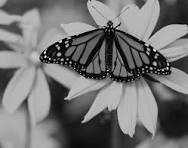
#> input picture TabdilAffin/input.jpg, 188 x 148 px
$ python TabdilAffin.py
#> lines starting #> are read from the running program, lines starting #| are printed output that depends on the picture
import cv2
import numpy as np
import math

# --- 1. خواندن عکس در مقیاس خاکستری ---
img = cv2.imread("input.jpg", cv2.IMREAD_GRAYSCALE)
#> img is the input picture: shape (148, 188); min 0, max 254, mean 114.4

h, w = img.shape
#> h = 148; w = 188

# --- 2. زاویه چرخش (در رادیان) ---
theta = math.radians(60)

# --- 3. ماتریس تبدیل آفین ---
M = np.float32([
    [ math.cos(theta), -math.sin(theta), 0 ],
    [ math.sin(theta),  math.cos(theta), 0 ]
])

# --- 4. محاسبه اندازه جدید تصویر برای جلوگیری از برش ---
# گوشه‌های تصویر را تبدیل می‌کنیم تا محدوده جدید را پیدا کنیم
corners = np.array([
    [0, 0],
    [w, 0],
    [0, h],
    [w, h]
], dtype=np.float32)
#> corners = [[0, 0], [188, 0], [0, 148], [188, 148]]

rotated_corners = np.dot(corners, M[:, :2].T)

min_x = np.min(rotated_corners[:, 0])
#> min_x = -128.2
max_x = np.max(rotated_corners[:, 0])
#> max_x = 94
min_y = np.min(rotated_corners[:, 1])
#> min_y = 0
max_y = np.max(rotated_corners[:, 1])
#> max_y = 236.8

new_w = int(max_x - min_x)
#> new_w = 222
new_h = int(max_y - min_y)

# انتقال برای اینکه تصویر وسط باشد
M[0, 2] = -min_x
M[1, 2] = -min_y

# --- 5. اعمال تبدیل آفین ---
rotated = cv2.warpAffine(img, M, (new_w, new_h))
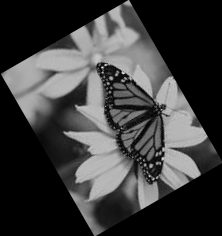
#> rotated: shape (236, 222); min 0, max 236, mean 60.7

# --- 6. ذخیره خروجی ---
cv2.imwrite("rotated_60deg.jpg", rotated)

print("Done!")
